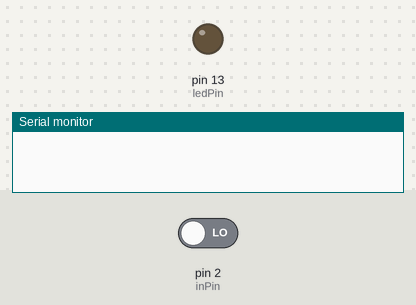
The sketch below on a simulated Arduino Uno, built with avr-gcc and run on an emulated ATmega328P. Parts: output pins drawn as LEDs (lit = HIGH), the last lines printed to the serial monitor. The test bench sets the inputs (shaded band); at power-on: pin 2 (inPin) LOW.

Above: at 1.2 s.
1.3 s: pin 2 (inPin) driven HIGH
At 2.1 s:
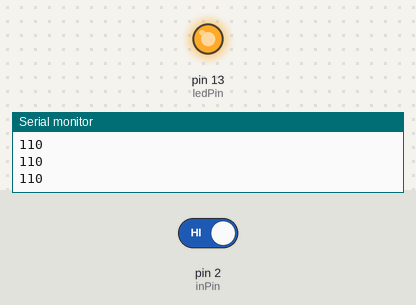
2.8 s: pin 2 (inPin) driven LOW
At 3.3 s:
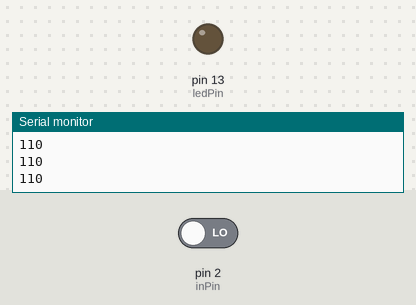
Timing chart, 0 to 5.8 s (numbered marks = the images above; inputs shaded):
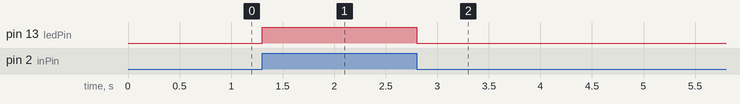

The sketch:

Arduino_com_Bot_o.ino
```cpp
int ledPin = 13; // escolha o pino para o LED
int inPin = 2;   // escolha o pino de entrada (para o interruptor)
int val = 0;     // variável para ler o estado do interruptor

void setup() {
  pinMode(ledPin, OUTPUT);  // declara-se o LED como saída
  pinMode(inPin, INPUT);    // declara-se o interruptor como entrada
  Serial.begin(9600);
}

void loop(){
  val = digitalRead(inPin);  // ler o valor de entrada
  if (val == HIGH) {         // verificar se a entrada é HIGH (interruptor livre)
    digitalWrite(ledPin, HIGH);  // desligar LED
    Serial.println(110);
  } else {
    digitalWrite(ledPin, LOW);  // ligar LED
  }
}
```

Measured:
- after the input at 1.3 s, pin 13 (ledPin): LOW → HIGH at once
- after the input at 2.8 s, pin 13 (ledPin): HIGH → LOW at once
